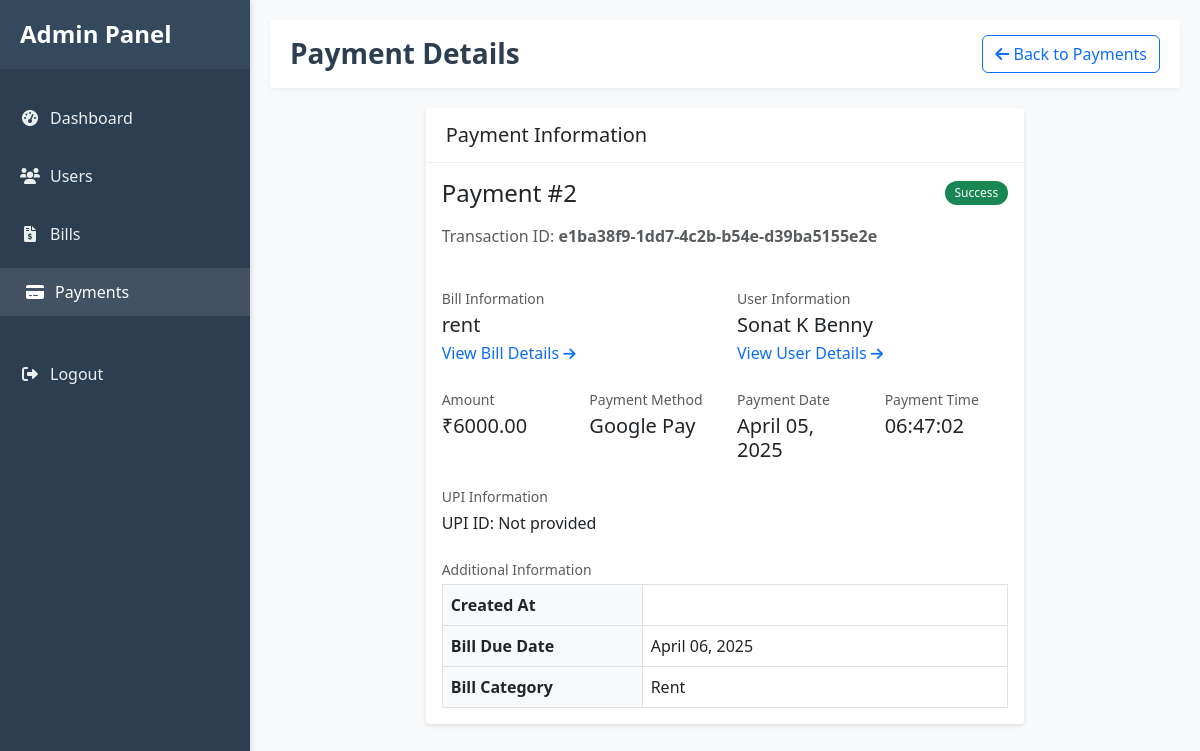
Screenshot of /admin-portal/payments/2/ (signed in) with the database file from the repository.
### app/models.py (models this page shows, shortened)
class Payment(models.Model):
    PAYMENT_METHOD_CHOICES = [
        ('card', 'Credit/Debit Card'),
        ('gpay', 'Google Pay'),
        ('upi', 'UPI'),
        ('netbanking', 'Net Banking'),
        ('razorpay', 'Razorpay'),
    ]
    PAYMENT_STATUS_CHOICES = [
        ('pending', 'Pending'),
        ('success', 'Success'),
        ('failed', 'Failed'),
    ]
    bill = models.ForeignKey(Bill, on_delete=models.CASCADE, related_name='payments')
    user = models.ForeignKey(User, on_delete=models.CASCADE)
    amount = models.DecimalField(max_digits=10, decimal_places=2)
    payment_method = models.CharField(max_length=20, choices=PAYMENT_METHOD_CHOICES)
    payment_status = models.CharField(max_length=20, choices=PAYMENT_STATUS_CHOICES, default='pending')
    transaction_id = models.CharField(max_length=100, unique=True)
    payment_date = models.DateTimeField(auto_now_add=True)
    razorpay_order_id = models.CharField(max_length=100, null=True, blank=True)
    razorpay_payment_id = models.CharField(max_length=100, null=True, blank=True)
    razorpay_signature = models.CharField(max_length=200, null=True, blank=True)
    card_number = models.CharField(max_length=16, null=True, blank=True)
    card_holder = models.CharField(max_length=100, null=True, blank=True)
    upi_id = models.CharField(max_length=100, null=True, blank=True)
    class Meta:
        ordering = ['-payment_date']

class Bill(models.Model):
    CATEGORY_CHOICES = [
        ('utilities', 'Utilities'),
        ('rent', 'Rent'),
        ('insurance', 'Insurance'),
        ('subscription', 'Subscription'),
        ('other', 'Other'),
    ]
    PAYMENT_STATUS_CHOICES = [
        ('pending', 'Pending'),
        ('paid', 'Paid'),
        ('overdue', 'Overdue'),
    ]
    user = models.ForeignKey(User, on_delete=models.CASCADE)
    title = models.CharField(max_length=200)
    description = models.TextField(blank=True)
    amount = models.DecimalField(max_digits=10, decimal_places=2)
    due_date = models.DateField()
    category = models.CharField(max_length=20, choices=CATEGORY_CHOICES)
    payment_status = models.CharField(max_length=20, choices=PAYMENT_STATUS_CHOICES, default='pending')
    paid_date = models.DateTimeField(null=True, blank=True)
    created_at = models.DateTimeField(auto_now_add=True)
    updated_at = models.DateTimeField(auto_now=True)
    reminder_sent = models.BooleanField(default=False)
    last_reminder_sent = models.DateTimeField(null=True, blank=True)

### app/views.py (the view)
# urls.py: path('admin-portal/payments/<int:payment_id>/', views.admin_payment_detail, name='admin_payment_detail'),
@staff_member_required(login_url='login')
def admin_payment_detail(request, payment_id):
    payment = get_object_or_404(Payment, id=payment_id)
    context = {
        'payment': payment,
    }
    return render(request, 'app/admin/payment_detail.html', context)

### app/templates/app/admin/payment_detail.html (shortened to what this page needs)
{% extends 'app/admin/base.html' %}
{% block header_title %}Payment Details{% endblock %}
{% block header_actions %}
<a href="{% url 'admin_payment_list' %}" class="btn btn-outline-primary">
    <i class="fas fa-arrow-left"></i> Back to Payments
</a>
{% endblock %}
{% block content %}
<div class="row">
    <div class="col-md-8 mx-auto">
        <div class="card">
            <div class="card-header">
                <h5 class="card-title mb-0">Payment Information</h5>
            </div>
            <div class="card-body">
                <div class="row mb-4">
                    <div class="col-md-12">
                        <div class="d-flex justify-content-between align-items-center mb-3">
                            <h4 class="mb-0">Payment #{{ payment.id }}</h4>
                            <span class="badge {% if payment.payment_status == 'success' %}bg-success{% elif payment.payment_status == 'failed' %}bg-danger{% else %}bg-warning{% endif %}">
                                {{ payment.get_payment_status_display }}
                            </span>
                        </div>
                        <p class="text-muted">
                            Transaction ID: <span class="fw-bold">{{ payment.transaction_id }}</span>
                        </p>
                    </div>
                </div>
                <div class="row mb-4">
                    <div class="col-md-6">
                        <small class="text-muted d-block mb-1">Bill Information</small>
                        <h5 class="mb-1">{{ payment.bill.title }}</h5>
                        <p class="mb-0">
                            <a href="{% url 'admin_bill_detail' payment.bill.id %}" class="text-decoration-none">
                                View Bill Details <i class="fas fa-arrow-right small"></i>
                            </a>
                        </p>
                    </div>
                    <div class="col-md-6">
                        <small class="text-muted d-block mb-1">User Information</small>
                        <h5 class="mb-1">{{ payment.user.get_full_name|default:payment.user.username }}</h5>
                        <p class="mb-0">
                            <a href="{% url 'admin_user_detail' payment.user.id %}" class="text-decoration-none">
                                View User Details <i class="fas fa-arrow-right small"></i>
                            </a>
                        </p>
                    </div>
                </div>
                <div class="row mb-4">
                    <div class="col-md-3">
                        <small class="text-muted d-block mb-1">Amount</small>
                        <h5 class="mb-0">₹{{ payment.amount }}</h5>
                    </div>
                    <div class="col-md-3">
                        <small class="text-muted d-block mb-1">Payment Method</small>
                        <h5 class="mb-0">{{ payment.get_payment_method_display }}</h5>
                    </div>
                    <div class="col-md-3">
                        <small class="text-muted d-block mb-1">Payment Date</small>
                        <h5 class="mb-0">{{ payment.payment_date|date:"F d, Y" }}</h5>
                    </div>
                    <div class="col-md-3">
                        <small class="text-muted d-block mb-1">Payment Time</small>
                        <h5 class="mb-0">{{ payment.payment_date|date:"H:i:s" }}</h5>
                    </div>
                </div>
                {% if payment.payment_method == 'upi' or payment.payment_method == 'gpay' %}
                <div class="row mb-4">
                    <div class="col-md-6">
                        <small class="text-muted d-block mb-1">UPI Information</small>
                        <p class="mb-0">UPI ID: {{ payment.upi_id|default:"Not provided" }}</p>
                    </div>
                </div>
                {% endif %}
                <div class="row">
                    <div class="col-md-12">
                        <small class="text-muted d-block mb-1">Additional Information</small>
                        <div class="table-responsive">
                            <table class="table table-bordered">
                                <tbody>
                                    <tr>
                                        <th style="width: 200px;">Created At</th>
                                        <td>{{ payment.created_at|date:"F d, Y H:i:s" }}</td>
                                    </tr>
                                    <tr>
                                        <th>Bill Due Date</th>
                                        <td>{{ payment.bill.due_date|date:"F d, Y" }}</td>
                                    </tr>
                                    <tr>
                                        <th>Bill Category</th>
                                        <td>{{ payment.bill.get_category_display }}</td>
                                    </tr>
                                </tbody>
                            </table>
                        </div>
                    </div>
                </div>
            </div>
        </div>
    </div>
</div>
{% endblock %}

### app/templates/app/admin/base.html (style rules this page uses)
:root { --primary-color: #2c3e50; --secondary-color: #34495e; --accent-color: #3498db; --success-color: #2ecc71; --danger-color: #e74c3c; --warning-color: #f39c12; --info-color: #3498db; --light-color: #ecf0f1; --dark-color: #2c3e50; --border-radius: 4px; --box-shadow: 0 2px 4px rgba(0,0,0,0.1); --transition: all 0.3s ease; --sidebar-width: 250px; }
body { font-family: 'Segoe UI', Tahoma, Geneva, Verdana, sans-serif; background-color: #f8f9fa; min-height: 100vh; display: flex; flex-direction: column; }
.card { border: none; border-radius: var(--border-radius); box-shadow: var(--box-shadow); margin-bottom: 20px; }
.card-header { background-color: white; border-bottom: 1px solid #eee; padding: 15px 20px; font-weight: 600; }
.table { margin-bottom: 0; }
.table th { background-color: #f8f9fa; font-weight: 600; border-bottom-width: 1px; }
.badge { font-weight: 500; padding: 6px 10px; border-radius: 20px; }

### rows the page displays
Payment: id "2", payment_status "Success", transaction_id "e1ba38f9-1dd7-4c2b-b54e-d39ba5155e2e", bill "rent", user.get_full_name "Sonat K Benny", amount "6000.00", payment_method "Google Pay", payment_date "April 05, 2025", payment_date "06:47:02", upi_id "Not provided", bill.due_date "April 06, 2025", bill.category "Rent"
